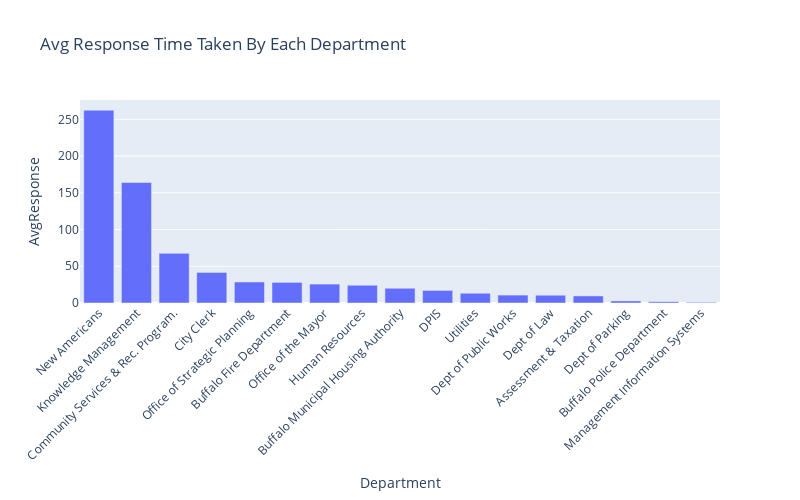

Source (notebook cell):
### Code cell
fig = px.bar(df, x= 'Department', y = 'AvgResponse', title= 'Avg Response Time Taken By Each Department') 
fig.update_layout(width = 800, height = 500, xaxis_tickangle=-45)
fig.show()

### Figure 1 — Plotly figure (JSON) as saved in the notebook; plotly's stock layout.template omitted (floating-point values rounded to 4 significant figures)
{"data": [{"alignmentgroup": "True", "hovertemplate": "Department=%{x}<br>AvgResponse=%{y}<extra></extra>", "legendgroup": "", "marker": {"color": "#636efa", "pattern": {"shape": ""}}, "name": "", "offsetgroup": "", "orientation": "v", "showlegend": false, "textposition": "auto", "type": "bar", "x": ["New Americans", "Knowledge Management", "Community Services & Rec. Program.", "City Clerk", "Office of Strategic Planning", "Buffalo Fire Department", "Office of the Mayor", "Human Resources", "Buffalo Municipal Housing Authority", "DPIS", "Utilities", "Dept of Public Works", "Dept of Law", "Assessment & Taxation", "Dept of Parking", "Buffalo Police Department", "Management Information Systems"], "xaxis": "x", "y": [262.5, 164, 67.57, 41.61, 28.62, 28.11, 25.75, 24.17, 20.08, 17.14, 13.27, 10.78, 10.59, 9.617, 2.85, 1.766, 1], "yaxis": "y"}], "layout": {"barmode": "relative", "height": 500, "legend": {"tracegroupgap": 0}, "title": {"text": "Avg Response Time Taken By Each Department"}, "width": 800, "xaxis": {"anchor": "y", "domain": [0, 1], "tickangle": -45, "title": {"text": "Department"}}, "yaxis": {"anchor": "x", "domain": [0, 1], "title": {"text": "AvgResponse"}}}}
